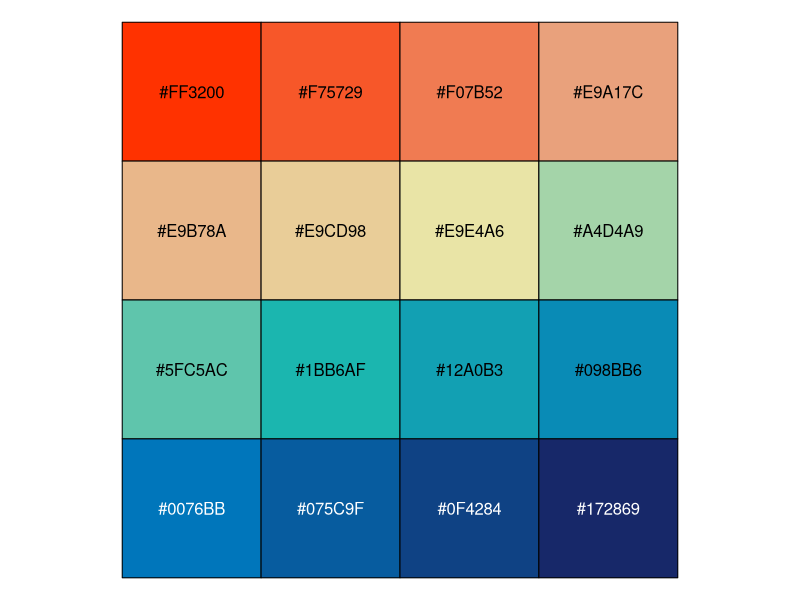
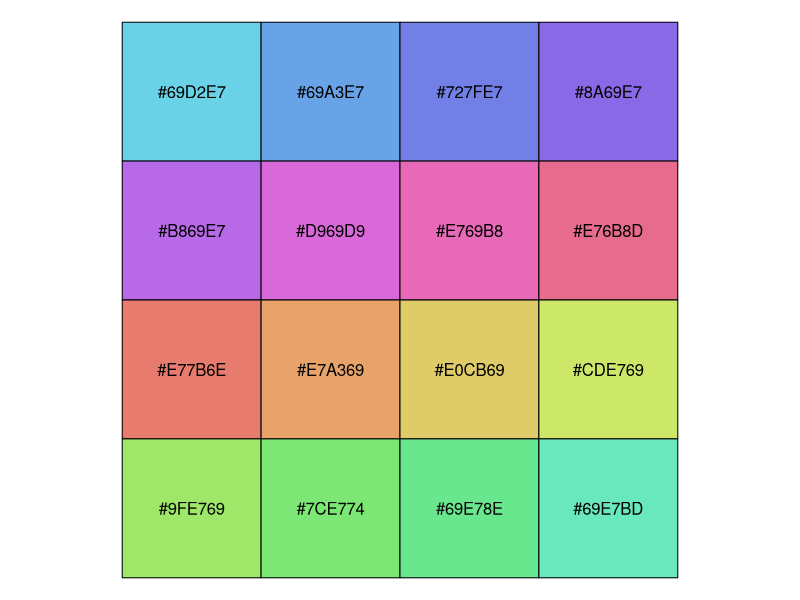
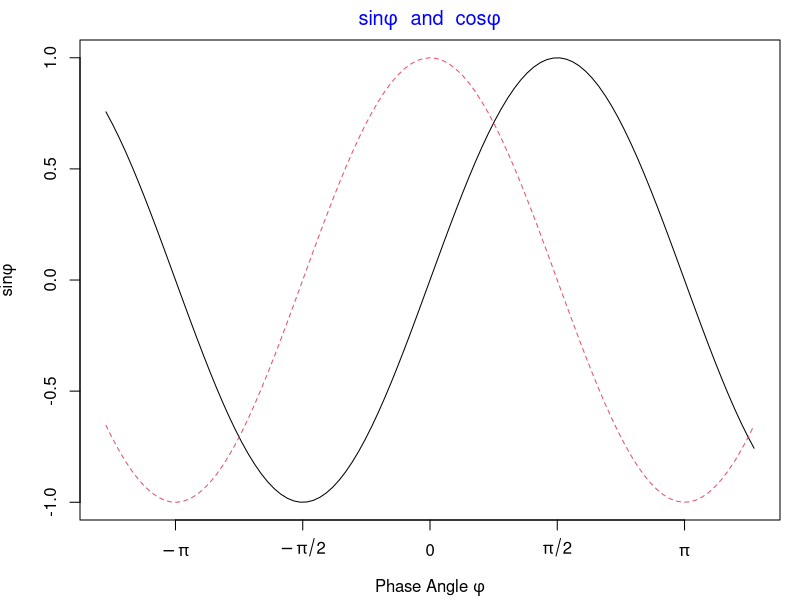
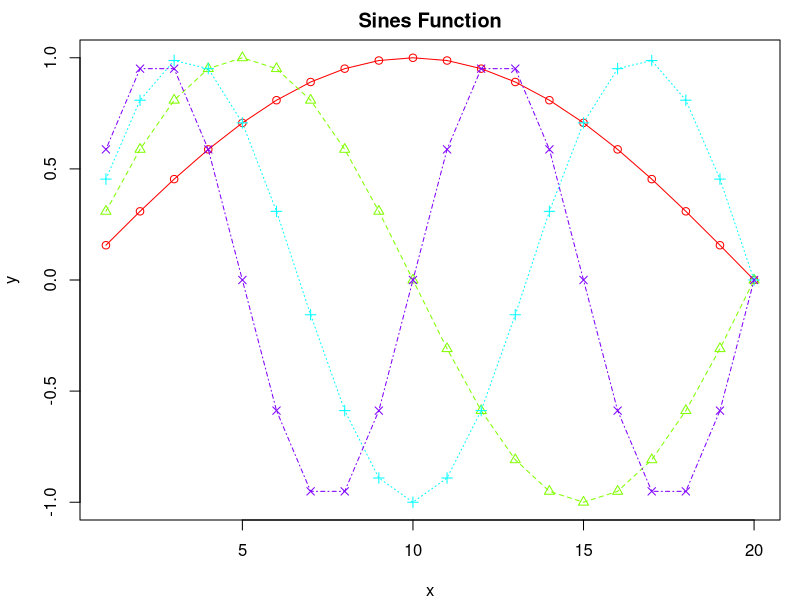
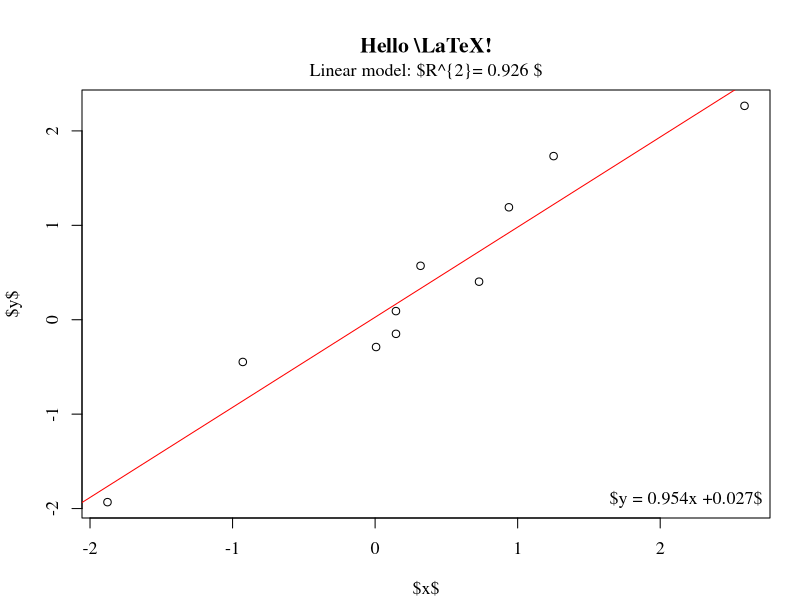
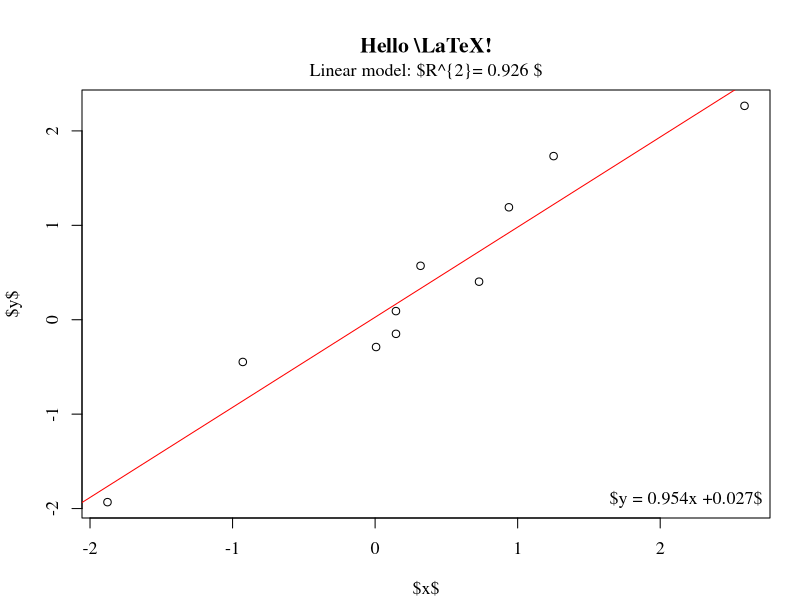
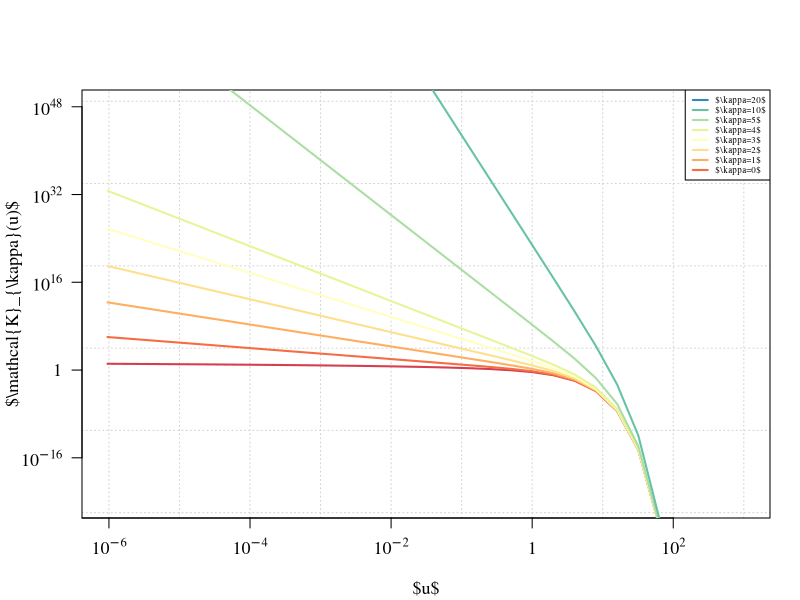
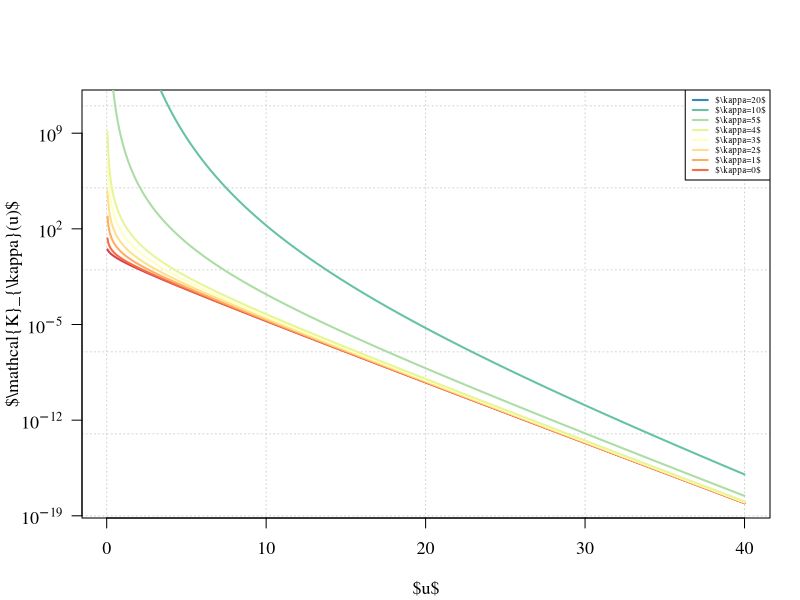

The R script that drew these images, in order:
## ---- chunk 1
data(topo, package="MASS")
## ---- chunk 2
sample(colors(TRUE),20)
## ---- chunk 3
# Colors from https://github.com/johannesbjork/LaCroixColoR
color_pal <- c("#FF3200", "#E9A17C", "#E9E4A6", "#1BB6AF", "#0076BB", "#172869")
n <- 16
more_colors <- (grDevices::colorRampPalette(color_pal))(n)
scales::show_col(colours = more_colors)
## ---- chunk 4
# colors in colortools from http://www.gastonsanchez.com/
fish_pal <- c("#69D2E7", "#6993E7", "#7E69E7", "#BD69E7", 
              "#E769D2", "#E76993", "#E77E69", "#E7BD69", 
              "#D2E769", "#93E769", "#69E77E", "#69E7BD")
more_colors <- (grDevices::colorRampPalette(fish_pal))(n)
scales::show_col(colours = more_colors)
## ---- chunk 5
par(mar=c(4,4,2,1))
x <- seq(-4, 4, len = 101)
y <- cbind(sin(x), cos(x))
matplot(x, y,
  type = "l", xaxt = "n",
  main = expression(paste(
    plain(sin) * phi, "  and  ",
    plain(cos) * phi
  )),
  ylab = expression("sin" * phi, "cos" * phi), # only 1st is taken
  xlab = expression(paste("Phase Angle ", phi)),
  col.main = "blue"
)
axis(1,
  at = c(-pi, -pi / 2, 0, pi / 2, pi),
  labels = expression(-pi, -pi / 2, 0, pi / 2, pi)
)
## ---- chunk 6
names(knitr::knit_engines$get())
## ---- chunk 7
par(mar = c(4, 4, 2, 1))
sines <- outer(1:20, 1:4, function(x, y) sin(x / 20 * pi * y))
matplot(sines,
  pch = 1:4, type = "o", col = rainbow(ncol(sines)),
  xlab = "x", ylab = "y", main = "Sines Function"
)
## ---- chunk 8
# 带有图标题
par(mar = c(4.1, 4.1, 4.5, 1.5), ps = 13, family = "Times")
x <- rnorm(10)
y <- x + rnorm(5, sd = 0.25)
model <- lm(y ~ x)
rsq <- summary(model)$r.squared
rsq <- signif(rsq, 4)
plot(x, y, main = "Hello \\LaTeX!", xlab = "$x$", ylab = "$y$")
abline(model, col = "red")
mtext(paste("Linear model: $R^{2}=", rsq, "$"), line = 0.5)
legend("bottomright", legend = paste("$y = ", round(coef(model)[2], 3),
  "x +", round(coef(model)[1], 3), "$",
  sep = ""
), bty = "n")

plot(x, y, main = "Hello \\LaTeX!", xlab = "$x$", ylab = "$y$")
abline(model, col = "red")
mtext(paste("Linear model: $R^{2}=", rsq, "$"), line = 0.5)
legend("bottomright", legend = paste("$y = ", round(coef(model)[2], 3),
  "x +", round(coef(model)[1], 3), "$",
  sep = ""
), bty = "n")
## ---- chunk 9
x0 <- 2^(-20:10)
nus <- c(0:5, 10, 20)
x <- seq(0, 4, length.out = 501)

plot(x0, x0^-8,frame.plot=TRUE,
     log = "xy", xlab = "$u$", axes = FALSE,
     ylab = "$\\mathcal{K}_{\\kappa}(u)$", 
     type = "n", ann = TRUE, panel.first = grid()
) # x 和 y 轴都取对数

axis(1,
     at = c(1e-08, 1e-06, 1e-04, 1e-02, 1, 1e+02),
     labels = expression(10^-8, 10^-6, 10^-4, 10^-2, 1, 10^2)
)
axis(2,
     at = c(1e-16, 1, 1e+16, 1e+32, 1e+48),
     labels = expression(10^-16, 1, 10^16, 10^32, 10^48), las = 1
)
# 设置线条颜色
cols <- RColorBrewer::brewer.pal(9,name = "Spectral")
# gray.colors(9) terrain.colors(9)  RColorBrewer::brewer.pal(9,name = "Spectral")
for (i in seq(length(nus)))
  lines(x0, besselK(x0, nu = nus[i]), col = cols[i], lwd = 2)
legend("topright",legend = paste0("$\\kappa=", rev(nus),"$"),
       col = rev(cols), lwd = 2, cex = 0.5)

# 数据变化范围太大，因此横纵坐标轴都取了以10为底的对数，数据可以紧凑的在一张图内展示
x <- seq(0, 40, length.out = 801)
x <- x[x > 0]
plot(x, x,frame.plot=TRUE,
     ylim = c(1e-18, 1e11), log = "y", xlab = "$u$", type = "n",  yaxt = "n",
     ylab = "$\\mathcal{K}_{\\kappa}(u)$", ann = TRUE, panel.first = grid()
)
axis(2,
     at = c(1e-19, 1e-12, 1e-05, 1e+02, 1e+09),
     labels = expression(10^-19, 10^-12, 10^-5, 10^2, 10^9), las = 1
)

for (i in seq(length(nus)))
  lines(x, besselK(x, nu = nus[i]), col = cols[i], lwd = 2)
legend("topright", legend = paste0("$\\kappa=", rev(nus),"$"), 
       col = rev(cols), lwd = 2, cex = 0.5)
